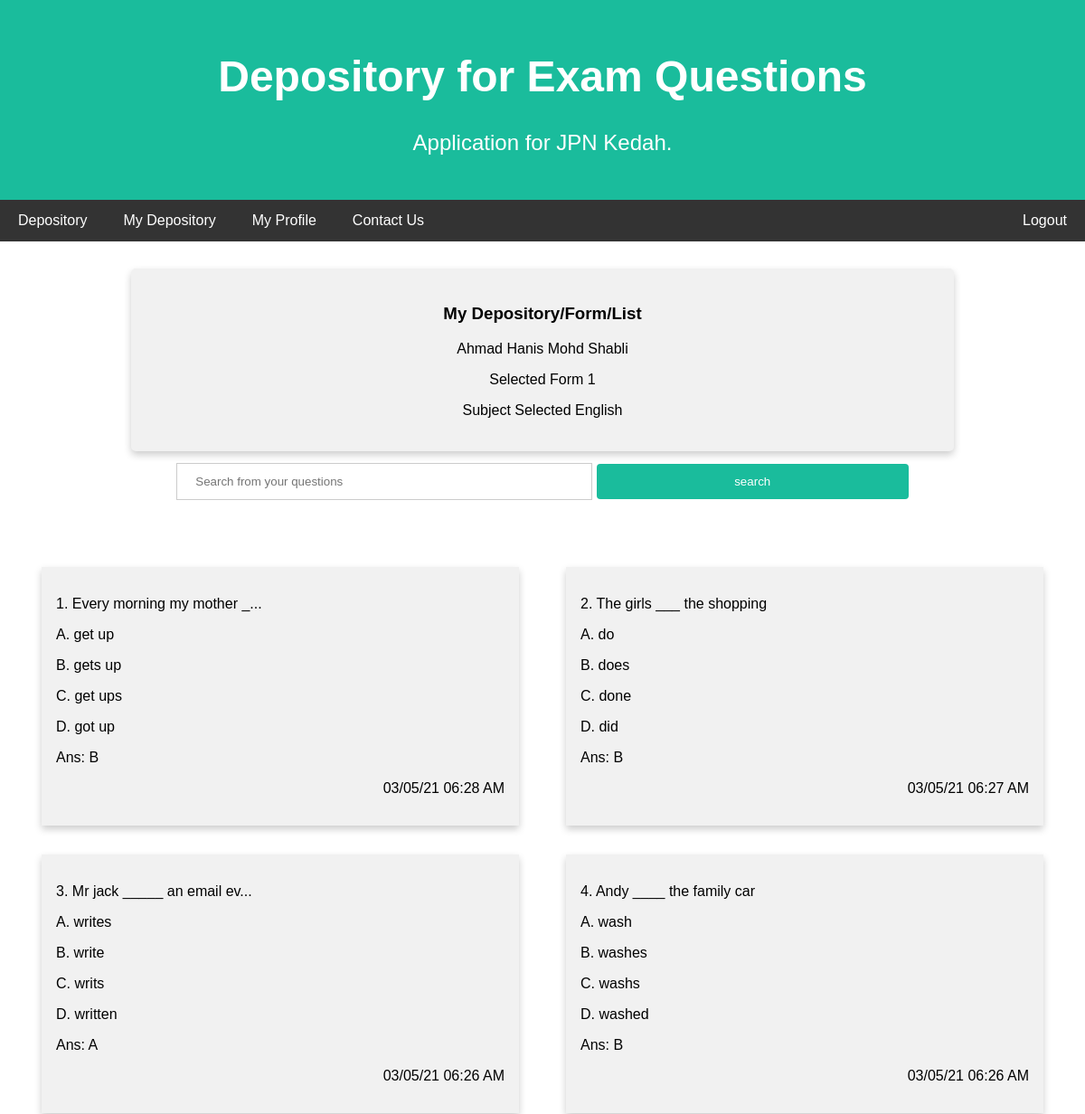
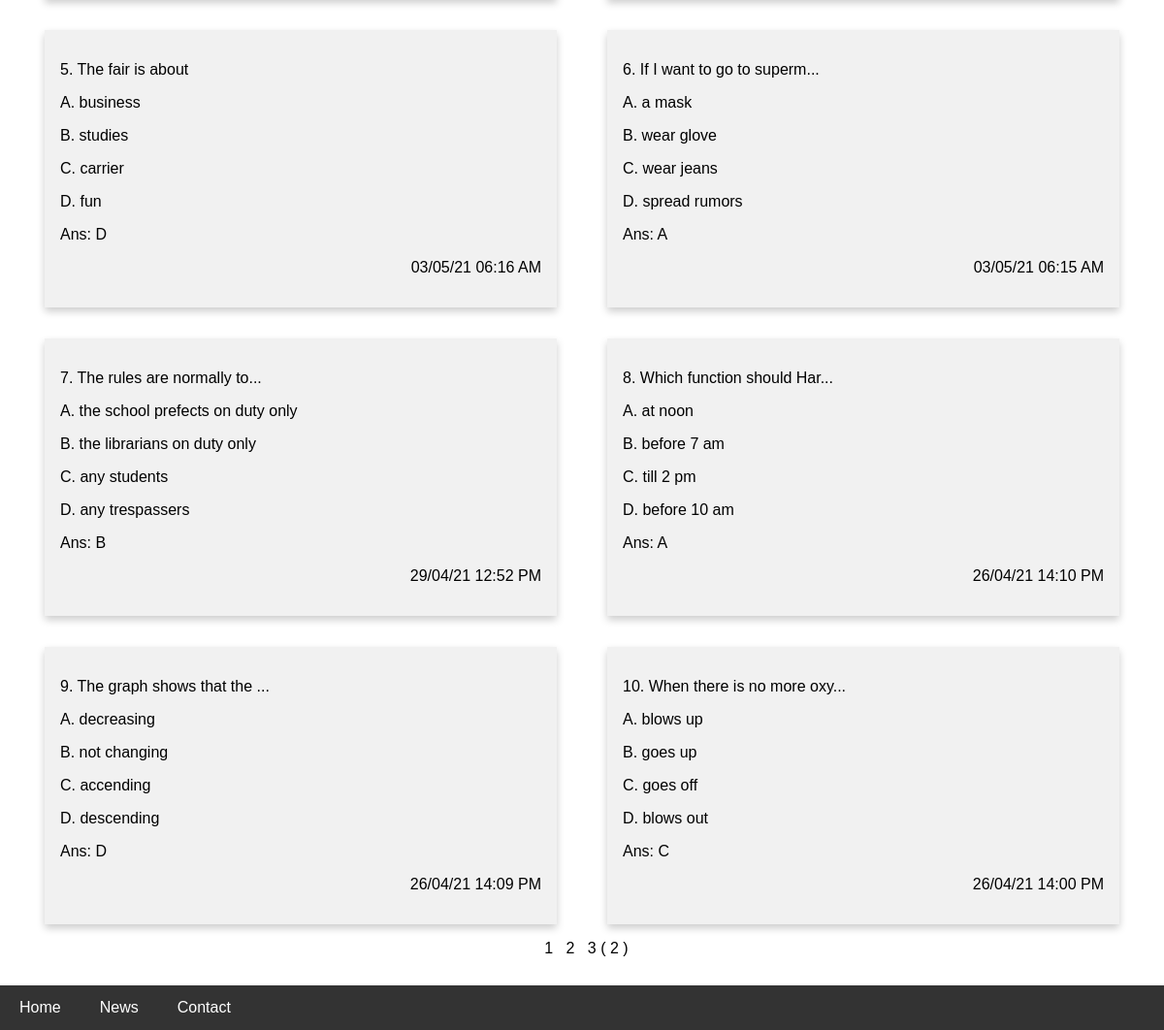
Page /php/questionslist.php?pageno=2&yearform=Form 1&subject=English (signed in) on the committed database (2 pictures, top to bottom).
### tables this page shows
CREATE TABLE `tbl_questions` (
  `q_id` int(6) NOT NULL,
  `form` varchar(6) NOT NULL,
  `subject_name` varchar(30) NOT NULL,
  `user_email` varchar(60) NOT NULL,
  `question` varchar(500) NOT NULL,
  `ans_a` varchar(200) NOT NULL,
  `ans_b` varchar(200) NOT NULL,
  `ans_c` varchar(200) NOT NULL,
  `ans_d` varchar(200) NOT NULL,
  `ans` varchar(1) NOT NULL,
  `date_created` datetime(6) NOT NULL DEFAULT current_timestamp(6)
);

### php/questionslist.php (the view, shortened to what this page needs)
<?php
include_once("dbconnect.php");
if ($_SESSION["session_id"]) {
    $name = $_SESSION["name"];
    $yearform = $_GET['yearform'];
    $subject = $_GET['subject'];
    $pageno = (int)$_GET['pageno'];
    $results_per_page = 10;
    $page_first_result = ($pageno - 1) * $results_per_page;
    if (isset($_GET['button'])) {
        $searchkey = addslashes($_GET['search']);
        $sqllistquestions = "SELECT * FROM tbl_questions WHERE form = '$yearform' AND subject_name = '$subject' AND question LIKE '%$searchkey%' ORDER BY date_created DESC";
    } else {
        $sqllistquestions = "SELECT * FROM tbl_questions WHERE form = '$yearform' AND subject_name = '$subject' ORDER BY date_created DESC";
    }
    $stmt = $conn->prepare($sqllistquestions);
    $stmt->execute();
    $rows = $stmt->fetchAll();
    $number_of_result = $stmt->rowCount();
    $number_of_page = ceil($number_of_result / $results_per_page);
    $sqllistquestionswithlimit = $sqllistquestions . " LIMIT $page_first_result , $results_per_page";
    $stmt = $conn->prepare($sqllistquestionswithlimit);
    $stmt->execute();
    $rows = $stmt->fetchAll();
} else {
    echo "<script> alert('Session not available. Please login')</script>";
    echo "<script> window.location.replace('../html/login.html')</script>";
}
function limitStr($str)
{
    if (strlen($str) > 30) {
        return $str = substr($str, 0, 25) . '...';
    } else {
        return $str;
    }
}
?>
<!DOCTYPE html>
<html>
<head>
    <link rel="stylesheet" href="../css/style.css">
    <link rel="stylesheet" href="https://cdnjs.cloudflare.com/ajax/libs/font-awesome/4.7.0/css/font-awesome.min.css">
</head>
<body>
    <div class="header">
        <h1>Depository for Exam Questions</h1>
        <p>Application for JPN Kedah.</p>
    </div>
    <div class="topnavbar" id="myTopnav">
        <a href="depository.php">Depository</a>
        <a href="mydepository.php">My Depository</a>
        <a href="#">My Profile</a>
        <a href="#">Contact Us</a>
        <a href="../html/login.html" onclick="logout()" class="right">Logout</a>
    </div>
    <div class="main">
        <div class="row-single">
            <div class="card-header" type="submit">
                <h3>My Depository/Form/List</h3>
                <p><?php echo $name ?></p>
                <?php
                echo "<p> Selected " . $yearform . "</p>";
                ?>
                <?php
                echo "<p>Subject Selected " . $subject . "</p>";
                ?>
            </div>
        </div>
        <form action="questionslist.php" align="center">
            <input type="search" id="idsearch" name="search" placeholder="Search from your questions" />
            <button type="submit" name="button" value="search">search</button>
        </form>
    </div>
    <div class="main" style="overflow-x:auto">
        <?php
        $num = 1;
        echo "<div class='row-question'>";
        foreach ($rows as $question) {
            echo "<div class='column-question'>";
            echo " <div class='card-question'>";
            echo "<p align='left'>" . $num++ . ". " . limitStr($question['question']) . "</p>";
            echo "<p align='left'>A.  " . ($question['ans_a']) . "</p>";
            echo "<p align='left'>B.  " . ($question['ans_b']) . "</p>";
            echo "<p align='left'>C.  " . ($question['ans_c']) . "</p>";
            echo "<p align='left'>D.  " . ($question['ans_d']) . "</p>";
            echo "<p align='left'>Ans:  " . ($question['ans']) . "</p>";
            echo "<p align='right'>" . date_format(date_create($question['date_created']), 'd/m/y H:i A') . "</p>";
            echo "</div>";
            echo "</div>";
        }
        echo "</div>";
        echo "<div class='row-pages'>";
        echo "<center>";
        for ($page = 1; $page <= $number_of_page; $page++) {
            echo '<a href = "questionslist.php?pageno=' . $page . '&yearform=' . $yearform . '&subject=' . $subject . '">&nbsp&nbsp' . $page . ' </a>';
        }
        echo " ( " . $pageno . " )";
        echo "</center>";
        echo "</div>";
        ?>
    </div>
    <div class="bottomnavbar">
        <a href="../index.html">Home</a>
        <a href="#news">News</a>
        <a href="#contact">Contact</a>
    </div>
</body>
</html>

### css/style.css (style rules this page uses)
* { box-sizing: border-box; }
body { font-family: Arial, Helvetica, sans-serif; margin-top: 0; margin-left: 0; margin-right: 0; margin-bottom: 50px; align-items: center; }
.header { padding: 25px; text-align: center; background: #1abc9c; color: white; }
.topnavbar { overflow: hidden; background-color: #333; width: 100%; }
.topnavbar a { float: left; display: block; color: white; text-align: center; padding: 14px 20px; text-decoration: none; }
.topnavbar a.right { float: right; }
.bottomnavbar { overflow: hidden; background-color: #333; width: 100%; position: fixed; bottom: 0; width: 100%; }
.bottomnavbar a { float: left; display: block; color: white; text-align: center; padding: 14px 20px; text-decoration: none; }
.main { -ms-flex: 100%; flex: 100%; background-color: rgb(255, 255, 255); padding: 25px; text-align: center; }
.column-question { float: left; width: 50%; padding: 0 10px; }
.row-question { margin: 0 -5px; }
.row-question:after { content: ""; display: table; clear: both; }
.card-question { box-shadow: 0 4px 8px 0 rgba(0, 0, 0, 0.2); padding: 16px; text-align: center; background-color: #f1f1f1; margin: 16px; }
a { text-decoration: none; color: black; }
@media screen and (min-width: 601px) { .header h1 { font-size: 4vw; } }
@media screen and (min-width: 601px) { .header p { font-size: 2vw; } }
@media screen and (min-width: 601px) { .main { padding: 20px; width: 100%; } }
@media screen and (min-width: 601px) { input[type=search] { width: 40%; } }
@media screen and (min-width: 601px) { button[type=submit] { width: 30%; } }
@media screen and (min-width: 601px) { .row-single { width: 80%; } }
@media screen and (min-width: 601px) { .main { -ms-flex: 100%; flex: 100%; background-color: rgb(255, 255, 255); padding: 25px; text-align: center; } }
button[type=submit] { background-color: #1abc9c; color: white; padding: 12px 20px; border: none; border-radius: 4px; cursor: pointer; }
input[type=search] { padding: 12px 20px; margin: 8px 0; display: inline-block; border: 1px solid #ccc; box-sizing: border-box; }
.row-single:after { content: ""; display: table; clear: both; }
.row-single { padding: 5px; text-align: center; display: inline-block; }
.card-header { box-shadow: 0 4px 8px 0 rgba(0, 0, 0, 0.2); padding: 20px; text-align: center; background-color: #f1f1f1; transition: 0.3s; border-radius: 5px; }

### rows in the picture
tbl_questions: question "Every morning my mother _...", ans_a "get up", ans_b "gets up", ans_c "get ups", ans_d "got up", ans "B", date_created "03/05/21 06:28 AM"
tbl_questions: question "The girls ___ the shopping", ans_a "do", ans_b "does", ans_c "done", ans_d "did", ans "B", date_created "03/05/21 06:27 AM"
tbl_questions: question "Mr jack _____ an email ev...", ans_a "writes", ans_b "write", ans_c "writs", ans_d "written", ans "A", date_created "03/05/21 06:26 AM"
tbl_questions: question "Andy ____ the family car", ans_a "wash", ans_b "washes", ans_c "washs", ans_d "washed", ans "B", date_created "03/05/21 06:26 AM"
tbl_questions: question "The fair is about", ans_a "business", ans_b "studies", ans_c "carrier", ans_d "fun", ans "D", date_created "03/05/21 06:16 AM"
tbl_questions: question "If I want to go to superm...", ans_a "a mask", ans_b "wear glove", ans_c "wear jeans", ans_d "spread rumors", ans "A", date_created "03/05/21 06:15 AM"
tbl_questions: question "The rules are normally to...", ans_a "the school prefects on duty only", ans_b "the librarians on duty only", ans_c "any students", ans_d "any trespassers", ans "B", date_created "29/04/21 12:52 PM"
tbl_questions: question "Which function should Har...", ans_a "at noon", ans_b "before 7 am", ans_c "till 2 pm", ans_d "before 10 am", ans "A", date_created "26/04/21 14:10 PM"
tbl_questions: question "The graph shows that the ...", ans_a "decreasing", ans_b "not changing", ans_c "accending", ans_d "descending", ans "D", date_created "26/04/21 14:09 PM"
tbl_questions: question "When there is no more oxy...", ans_a "blows up", ans_b "goes up", ans_c "goes off", ans_d "blows out", ans "C", date_created "26/04/21 14:00 PM"

### other values in the picture
$name "Ahmad Hanis Mohd Shabli"
$yearform "Form 1"
$subject "English"
$pageno "2"
